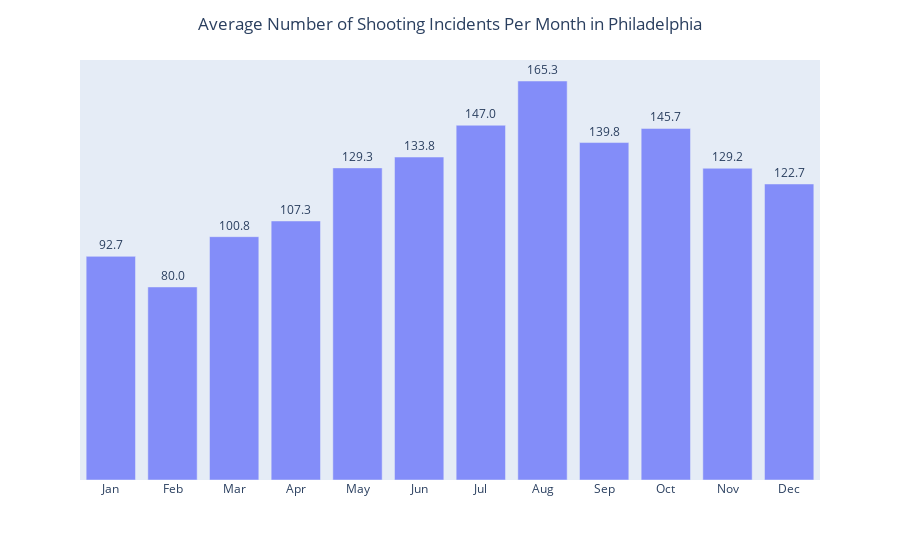

The cell this chart's notebook holds for it:
### Code cell
fig = px.bar(grouped_month_avg, x=month_name, y=grouped_month_y, 
            text=grouped_month_y, opacity=0.75)
fig.update_traces(texttemplate='%{text:.1f}', textposition='outside')
fig.update_layout(title_text='Average Number of Shooting Incidents Per Month in Philadelphia', title_x=0.5)
fig.update_yaxes(visible=False)
fig.update_xaxes(title='', visible=True, showticklabels=True)
fig.show()

### Figure 1 — Plotly figure (JSON) as saved in the notebook; plotly's stock layout.template omitted (floating-point values rounded to 4 significant figures)
{"data": [{"alignmentgroup": "True", "hovertemplate": "x=%{x}<br>y=%{y}<br>text=%{text}<extra></extra>", "legendgroup": "", "marker": {"color": "#636efa", "opacity": 0.75, "pattern": {"shape": ""}}, "name": "", "offsetgroup": "", "orientation": "v", "showlegend": false, "text": [92.67, 80, 100.8, 107.3, 129.3, 133.8, 147, 165.3, 139.8, 145.7, 129.2, 122.7], "textposition": "outside", "texttemplate": "%{text:.1f}", "type": "bar", "x": ["Jan", "Feb", "Mar", "Apr", "May", "Jun", "Jul", "Aug", "Sep", "Oct", "Nov", "Dec"], "xaxis": "x", "y": [92.67, 80, 100.8, 107.3, 129.3, 133.8, 147, 165.3, 139.8, 145.7, 129.2, 122.7], "yaxis": "y"}], "layout": {"barmode": "relative", "legend": {"tracegroupgap": 0}, "margin": {"t": 60}, "title": {"text": "Average Number of Shooting Incidents Per Month in Philadelphia", "x": 0.5}, "xaxis": {"anchor": "y", "domain": [0, 1], "showticklabels": true, "title": {"text": ""}, "visible": true}, "yaxis": {"anchor": "x", "domain": [0, 1], "title": {"text": "y"}, "visible": false}}}
